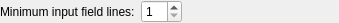
<?xml version="1.0" encoding="UTF-8"?>
<ui version="4.0">
 <class>MessengerOptionsClass</class>
 <widget class="QWidget" name="MessengerOptionsClass">
  <property name="geometry">
   <rect>
    <x>0</x>
    <y>0</y>
    <width>339</width>
    <height>22</height>
   </rect>
  </property>
  <layout class="QVBoxLayout" name="verticalLayout">
   <property name="margin">
    <number>0</number>
   </property>
   <item>
    <layout class="QGridLayout" name="gridLayout">
     <item row="0" column="0">
      <widget class="QLabel" name="lblEditorMinimumLines">
       <property name="text">
        <string>Minimum input field lines:</string>
       </property>
      </widget>
     </item>
     <item row="0" column="1">
      <widget class="QSpinBox" name="spbEditorMinimumLines">
       <property name="minimum">
        <number>1</number>
       </property>
       <property name="maximum">
        <number>10</number>
       </property>
      </widget>
     </item>
     <item row="0" column="2">
      <spacer name="horizontalSpacer">
       <property name="orientation">
        <enum>Qt::Horizontal</enum>
       </property>
       <property name="sizeHint" stdset="0">
        <size>
         <width>40</width>
         <height>20</height>
        </size>
       </property>
      </spacer>
     </item>
    </layout>
   </item>
  </layout>
 </widget>
 <layoutdefault spacing="6" margin="11"/>
 <resources/>
 <connections/>
</ui>
